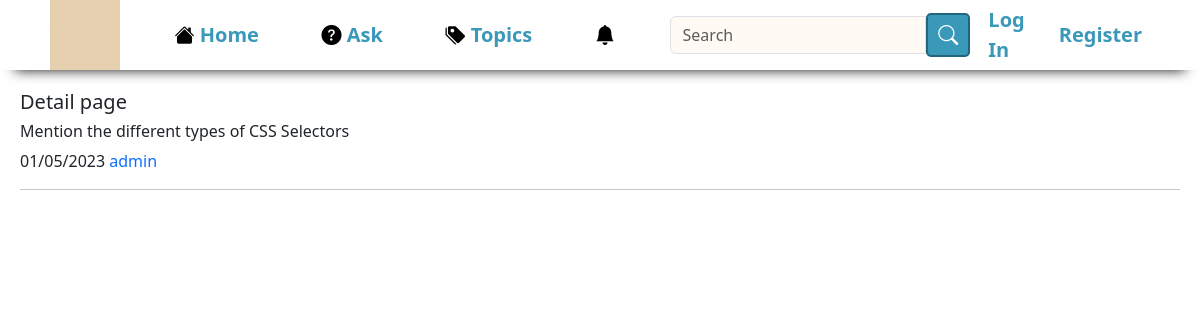
Before: /detail/7 with the older database file.
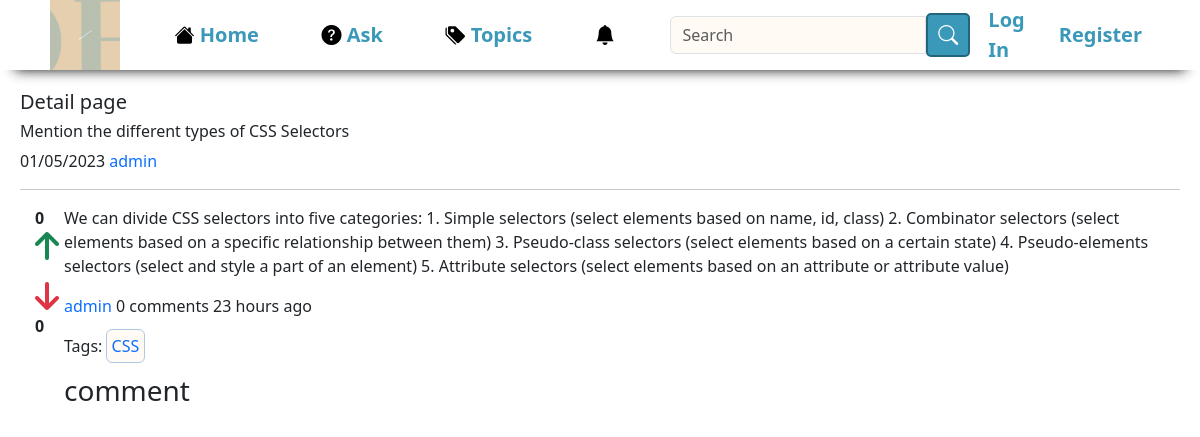
After: the same page with the newer database file.
### QES/models.py (models this page shows, shortened)
class Question(models.Model):
    user=models.ForeignKey(User,on_delete=models.CASCADE)
    title=models.CharField(max_length=300)
    detail=models.TextField(null=True, blank=True)
    tags=models.TextField(default='')
    add_time=models.DateTimeField(auto_now_add=True)

class Answer(models.Model):
    question=models.ForeignKey(Question,on_delete=models.CASCADE)
    user=models.ForeignKey(User,on_delete=models.CASCADE,null=True)
    detail=models.TextField()
    add_time=models.DateTimeField(auto_now_add=True)

### QES/views.py (the view, shortened to what this page needs)
# urls.py: path('detail/<int:id>', views.detail, name='detail'),
def detail(request,id):
    quest=Question.objects.get(pk=id)
    tags=quest.tags.split(',')
    answers=Answer.objects.filter(question=quest)
    answerForm=AnswerForm
    return render(request,'detail.html',{
        'quest':quest,
        'tags':tags,
        'answers':answers,
        'answerForm':answerForm,
        })

### QES/templates/detail.html (shortened to what this page needs)
{% include 'navbar.html' %}
{% load static %}
{% load humanize %}
{% block content %}
    <div class="container-det" style="margin-top: 20px;">
        <h5>Detail page</h5>
        <h6>{{quest.title}}</h6>
        <p>
            <span>{{quest.add_time|date:'d/m/Y'}}</span>
            <a href="#">{{quest.user.username}}</a>
        </p>
        <hr/>
        <div class="detail-sep">
            {% for answer in answers %}
        <div class="row">
            <div class="upvote">
                <strong class="upvote-count-{{answer.id}}">{{answer.upvote_set.count}}</strong><br>
                <span class="text-success"><i class="fa fa-arrow-up fa-2x upvote-click" data-answer="{{answer.id}}"></i></span>
            </div>
            <div class="downvote mt-3">
                <span class="text-danger"><i class="fa fa-arrow-down fa-2x downvote-click" data-answer="{{answer.id}}"></i></span><br>
                <strong class="downvote-count-{{answer.id}}">{{answer.downvote_set.count}}</strong>
            </div>
        </div>
        <div class="col-l1">
            <p>{{answer.detail}}</p>
            <p><a href="#">{{answer.user.username}}</a>
                <span class="comment-count-{{answer.id}}">{{answer.comment_set.count}} comments</span>
                <span>{{answer.add_time|naturaltime}}</span>
            </p>
            <p>Tags:
                {% for tag in tags %}
                <a href="/tag/{{tag|slugify}}" class="batch">{{tag}}</a>
                {% endfor %}
            </p>
            <h3>comment</h3>
        </div>
        {% endfor %}
        </div>
    </div>
{% endblock %}

### QES/templates/navbar.html (shortened to what this page needs)
{% load static %}
<!DOCTYPE html>
<html lang="en">
<head>
    <link href="https://cdn.jsdelivr.net/npm/bootstrap@5.3.0-alpha1/dist/css/bootstrap.min.css" rel="stylesheet">
    <link rel="stylesheet" href="https://cdn.jsdelivr.net/npm/bootstrap-icons@1.5.0/font/bootstrap-icons.css">
    <link rel="stylesheet" href="https://cdnjs.cloudflare.com/ajax/libs/font-awesome/6.4.0/css/all.min.css" />
</head>
<body>
    <header>
        <nav class="nav-bar">
            <div class="logo">
                <a href="/"><img src="{% static 'img/qes.gif' %}" alt="QES"></a>
            </div>
            <ul class="nav-menu">
                <li><i class="bi bi-house-fill"></i><a href="/"> Home</a></li>
                <li><i class="bi bi-question-circle-fill"></i><a href="{% url 'ask-question' %}"> Ask</a></li>
                <li><i class="bi bi-tags-fill"></i><a href="{% url 'tags' %}"> Topics</a></li>
                <li><a href="{% url 'notification' %}"><i class="bi bi-bell-fill"></i></a></li>
            </ul>
            <form class="d-flex" action="/">
                <input class="form-control" name="q" type="search" placeholder="Search" aria-label="Search">
                <button class="bi bi-search btn-sch" type="submit"></button>
            </form>
            <div style="display: flex; align-items: center; margin-left: 18px;">
                {% if user.is_authenticated %}
                    <li class="nav-item btn" style="display: flex;">
                        <i class="bi bi-person-fill"></i><a href="/accounts/profile">Profile</a>
                    </li>
                    <li class="nav-item">
                        <a href="{% url 'signin' %}" class="out">Log Out</a>
                    </li>
                {% else %}
                    <li class="nav-item">
                        <a href="/accounts/signin">Log In</a>
                    </li>
                    <li class="nav-item">
                        <a href="/accounts/signup" class="out">Register</a>
                    </li>
                {% endif %}
            </div>
        </nav>
    </header>
</body>
</html>

### QES/templates/navbar.html (style rules this page uses)
header { position: sticky; width: 100%; }
li { list-style: none; }
a { text-decoration: none; }
header { box-shadow: 0px 15px 13px -15px #111; }
header .nav-bar { display: flex; margin: 0px 50px; height: 70px; align-items: center; }
header .nav-bar .logo a img { width: 100%; height: 70px; }
header .nav-menu { display: flex; align-items: center; justify-content: space-evenly; margin: auto; width: 50%; height: 100%; padding-left: 0; }
header .nav-menu li, .btn { position: relative; padding: 8px; }
header .nav-menu li a, .btn a, .nav-item a { color: #3A98B9; font-size: 20px; font-weight: 700; }
header .nav-item { margin-right: 8px; width: fit-content; }
header .nav-menu li:after, .btn:after { content: ""; position: absolute; width: 0%; height: 3px; background-color: #3A98B9; left: 0; bottom: -5px; transition: width 0.2s ease-in-out; }
header .bi { color: #000; font-size: 20px; }
header .form-control { margin: auto; align-items: center; margin-right: 0; background-color: #fff7eb8f; color: #acacac; border-top-right-radius:0; border-bottom-right-radius:0; }
header .btn-sch { background: #3A98B9; border: 2px solid #23657d; color: #fff; border-radius: 5px; margin: auto; align-items: center; padding: 5px 10px; }

### QES/templates/detail.html (style rules this page uses)
.container-det { margin: 0px 20px; }
.detail-sep { display: flex; padding: 0px 15px; }
.detail-sep>.row { height: fit-content; padding-right: 5px; }
.batch { outline: 1px solid #aec9e4; background-color: #fffbf4; padding: 5px; border-radius: 5px; }

Changed rows visible on the page:
added Answer: upvote_set.count "0", downvote_set.count "0", detail "We can divide CSS selectors into five categories: 1. Simple selectors (select elements based on name, id, class) 2. Combinator selectors (select elements based on a specific relationship between them) 3. Pseudo-class selectors (select elements based on a certain state) 4. Pseudo-elements selectors (select and style a part of an element) 5. Attribute selectors (select elements based on an attribute or attribute value)", user.username "admin", comment_set.count "0", add_time "23 hours ago", tags "CSS"
